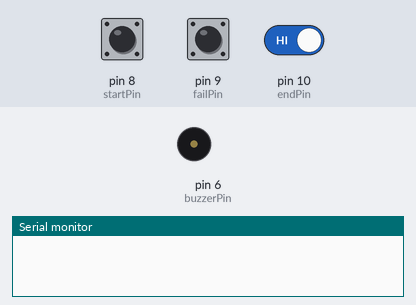
The sketch below on a simulated Arduino Uno, built with avr-gcc and run on an emulated ATmega328P. Shown: buzzer (waves = sounding), the last lines printed to the serial monitor. The inputs (shaded band) are chosen by the test bench; at power-on: pin 8 (startPin) HIGH, pin 9 (failPin) HIGH, pin 10 (endPin) HIGH.

Above: at 1.2 s.
1.3 s: pin 8 (startPin) pulled LOW for 0.15 s
At 1.52 s:
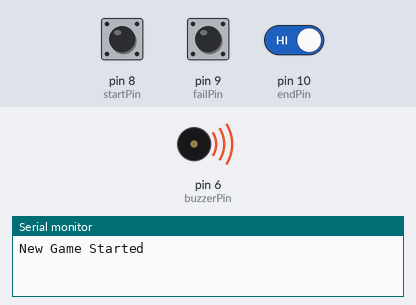
3.2 s: pin 9 (failPin) pulled LOW for 0.15 s
At 4.6 s:
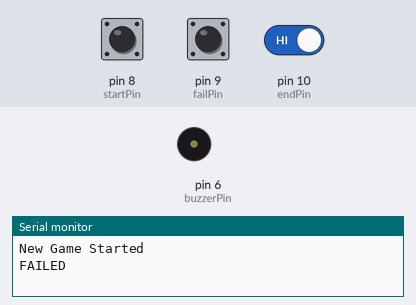
4.8 s: pin 8 (startPin) driven LOW and pin 10 (endPin) driven LOW
At 6.0 s:
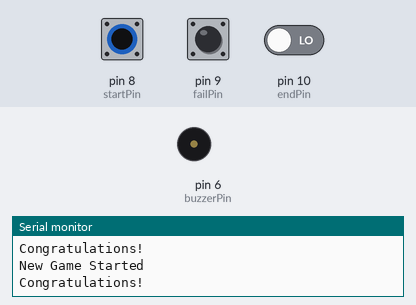
Timing chart, 0 to 60.3 s (numbered marks = the images above; inputs shaded):
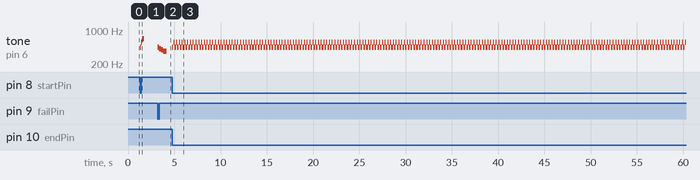

Measured:
- after the input at 1.3 s, tone on pin 6 (buzzerPin): plays 440 Hz for 0.10 s, 554 Hz for 0.10 s, 659 Hz for 0.20 s, starting at once
- after the input at 3.2 s, tone on pin 6 (buzzerPin): plays 440 Hz for 0.20 s, 415 Hz for 0.20 s, 392 Hz for 0.20 s, 370 Hz for 0.40 s, starting at once
- after the input at 4.8 s, tone on pin 6 (buzzerPin): silent → 440 Hz at once, then repeats every 0.30 s: silent 0.02 s, 554 Hz 0.10 s, silent 0.02 s, 440 Hz 0.05 s, silent 0.01 s, 440 Hz 0.10 s

The sketch:

arduino-wirebuzz.ino
```cpp
// CONSTANTS
// The "start zone" which players must touch to start the game each time
const byte startPin = 8;
// Touching any part of the wire itself causes a failure
const byte failPin = 9;
// The "win zone" at the end of the wire
const byte endPin = 10;
// A piezo buzzer chirps to signify success/failure
const byte buzzerPin = 6;

// GLOBALS
// Keep track of the current states of the game
enum GameState {FAILED, IN_PROGRESS, SUCCESS};
GameState gameState = GameState::FAILED;

void setup() {
  // Set the pins to the correct mode
  pinMode(startPin, INPUT_PULLUP);
  pinMode(failPin, INPUT_PULLUP);
  pinMode(endPin, INPUT_PULLUP);
  pinMode(buzzerPin, OUTPUT);

  // Begin a serial connection for debugging
  Serial.begin(9600);
}

void loop() {
  switch(gameState) {

    case GameState::IN_PROGRESS:
      if(!digitalRead(endPin)) {
        gameState = GameState::SUCCESS;
        Serial.println("Congratulations!");
        tone(buzzerPin, 440, 50);
        delay(60);
        tone(buzzerPin, 587, 250);
      }
      else if(!digitalRead(failPin)) {
        gameState = GameState::FAILED;
        Serial.println("FAILED");
        tone(buzzerPin, 440, 200);
        delay(200);
        tone(buzzerPin, 415, 200);
        delay(200);
        tone(buzzerPin, 392, 200);
        delay(200);
        tone(buzzerPin, 370, 400);
      }
      break;

    case GameState::FAILED:
    case GameState::SUCCESS:
      if(!digitalRead(startPin)) {
        gameState = GameState::IN_PROGRESS;
        Serial.println("New Game Started");
        tone(buzzerPin, 440, 100);
        delay(120);
        tone(buzzerPin, 554, 100);
        delay(120);
        tone(buzzerPin, 659, 200);
      }
      break;
  }
}
```
